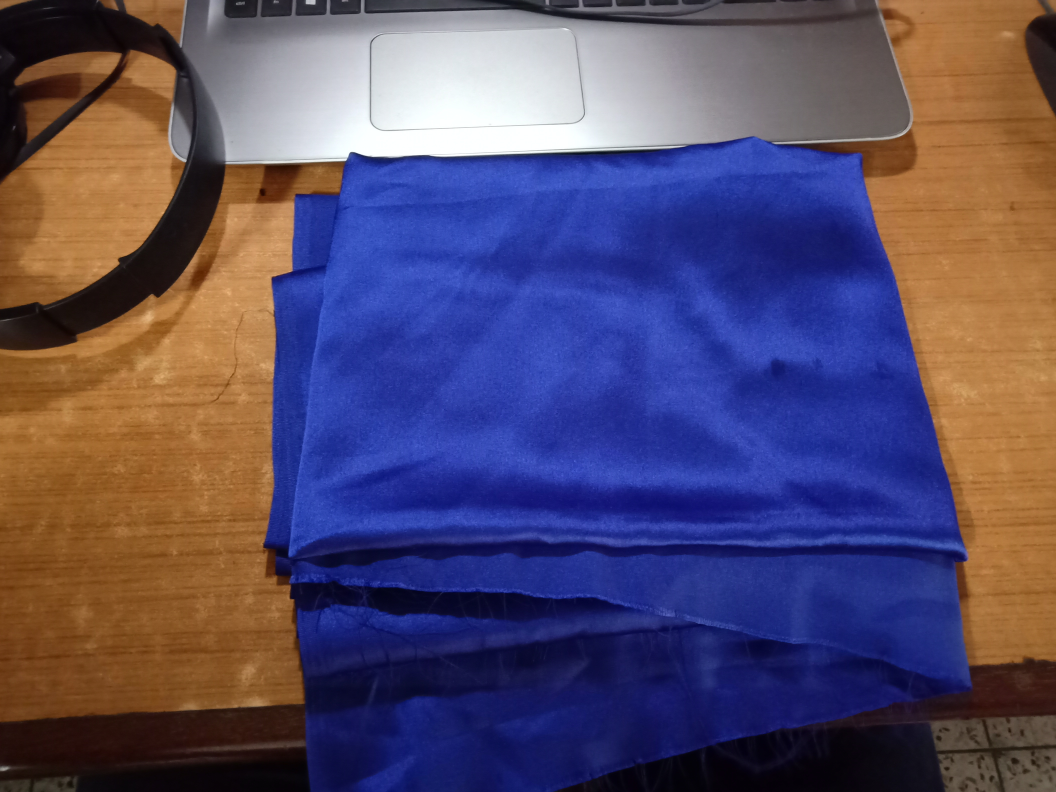
#> input picture Assets/Cloth.jpg, 4224 x 3168 px, given in place of the camera (shown at 1/4 size)
$ python ColorSegmentation.py
#> lines starting #> are read from the running program, lines starting #| are printed output that depends on the picture; after the words box and inside, x2 and y2 are one past the last pixel; in counts of white or black regions, pixels touching at a corner belong together
import numpy as np
import cv2

def detect_blue(frame, background):
    # Convert image to HSV
    hsv_image = cv2.cvtColor(frame, cv2.COLOR_RGB2HSV)

    # Create HSV color mask and segment the image based on Blue color
    sensitivity = 20
    H_Value = 20    # Change this value if you want to segment some other color
    light_blue = np.array([H_Value - sensitivity, 60, 60])
    dark_blue = np.array([H_Value + sensitivity, 255, 255])
    mask = cv2.inRange(hsv_image, light_blue, dark_blue)    # Creating a segmentaion mask for the blue color

    # Apply closing operation to fill out the unwanted gaps in the image. Bigger the kernel size, lesser the gaps
    kernel_size = 10
    kernel = np.ones((kernel_size, kernel_size), np.uint8)
    closing = cv2.morphologyEx(mask, cv2.MORPH_CLOSE, kernel)

    # Find the contour coordinates of the biggest area and create a mask of that area
    contours, _ = cv2.findContours(closing, cv2.RETR_EXTERNAL, cv2.CHAIN_APPROX_SIMPLE)
    cont_sorted = sorted(contours, key=cv2.contourArea, reverse=True)[:5]
    contour_mask = cv2.fillPoly(np.zeros((500, 500, 3), dtype=np.uint8), pts =[cont_sorted[0]], color=(255,255,255))

    # create the two masks with the background image and the main object mask such that we can superimpose them together
    object_mask = cv2.fillPoly(frame, pts =[cont_sorted[0]], color=(0,0,0))
    background_mask = np.bitwise_and(contour_mask, background)

    # Final image is created by doing a bitwise and of the two masks, which in turn removes the color in question
    # and replaces it with the background
    final_img = cv2.bitwise_or(object_mask, background_mask)

    return final_img


# Initiate video capture from source '0.
# Change the source value if you have more than one webcam and wish to use the secondary one
cap = cv2.VideoCapture(0)

# Read the background initially, resize it and then show it, wait for the user to press a key before continuing
ret, background = cap.read()
#> background is the input picture: shape (3168, 4224, 3); mean B, G, R 104, 75.9, 87.5
background = cv2.resize(background, (500, 500))
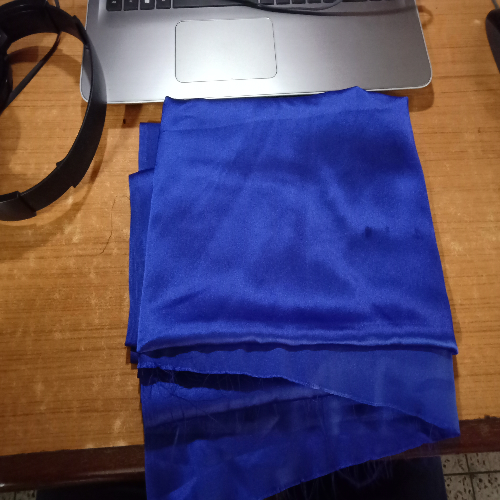
#> background: shape (500, 500, 3); mean B, G, R 103.8, 75.8, 87.4
cv2.imshow('Background', background)
cv2.waitKey(0)
cv2.destroyAllWindows()

# Save the video in MP4 format in the same directory as the code (Optional)
fourcc = cv2.VideoWriter_fourcc(*'MP4V')
out = cv2.VideoWriter('output.mp4', fourcc, 30.0, (500,500))

while(True):
    # Capture frame-by-frame, resize and then apply the invisibility algorithm
    ret, frame = cap.read()
    frame = cv2.resize(frame, (500, 500))
    image = detect_blue(frame, background)
#> in detect_blue, `hsv_image = cv2.cvtColor(frame, cv2.COLOR_RGB2HSV)`: hsv_image: shape (500, 500, 3); mean H, S, V 57.5, 157.7, 136.9
#> in detect_blue, `mask = cv2.inRange(hsv_image, light_blue, dark_blue)`:
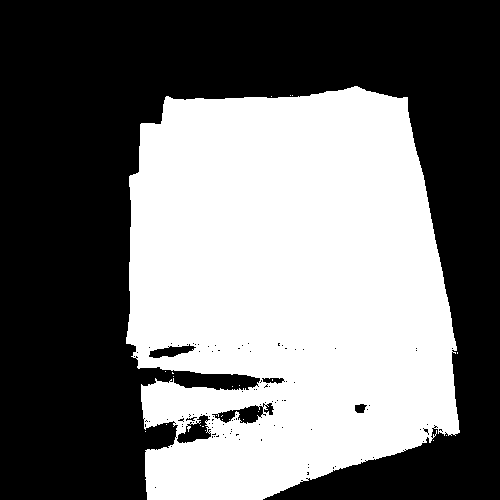
#> mask: shape (500, 500); 44.6% white; 24 white regions (23 under 20 px), largest, box (x1, y1, x2, y2) and area: (126, 86, 460, 500) 111367
#> in detect_blue, `closing = cv2.morphologyEx(mask, cv2.MORPH_CLOSE, kernel)`:
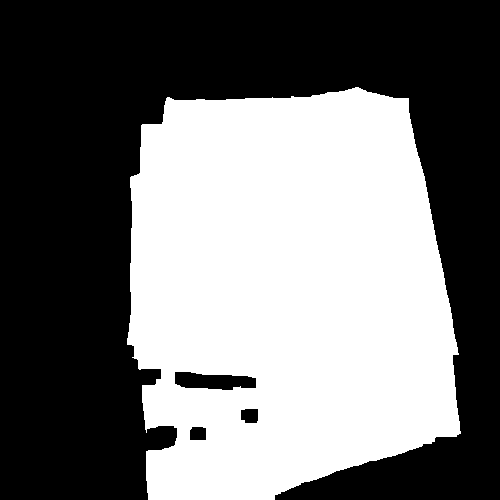
#> closing: shape (500, 500); 45.3% white; 1 white region
#> in detect_blue, `contours, _ = cv2.findContours(closing, cv2.RETR_EXTERNAL, cv2.CHAIN_A..`: contours = 1 contour; box (x1, y1, x2, y2) and area: (127, 87, 461, 500) 113940
#> in detect_blue, `cont_sorted = sorted(contours, key=cv2.contourArea, reverse=True)[:5]`: cont_sorted has the same summary as contours
#> in detect_blue, `contour_mask = cv2.fillPoly(np.zeros((500, 500, 3), dtype=np.uint8), p..`:
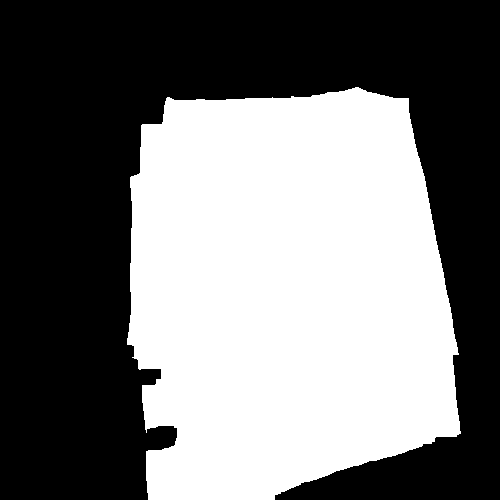
#> contour_mask: shape (500, 500, 3); 45.9% white; 1 white region, box (x1, y1, x2, y2) and area: (127, 87, 461, 500) 114661
#> in detect_blue, `object_mask = cv2.fillPoly(frame, pts =[cont_sorted[0]], color=(0,0,0))`:
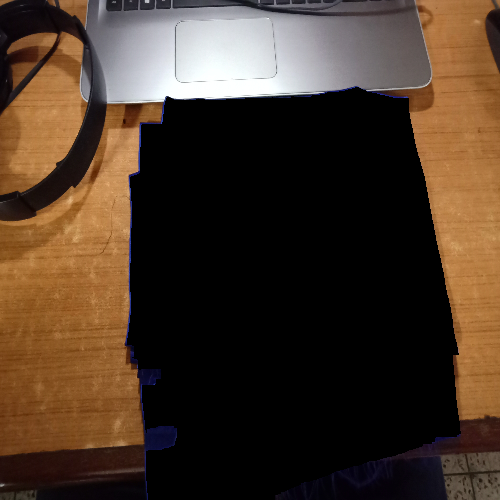
#> object_mask: shape (500, 500, 3); mean B, G, R 39.8, 54, 71.5
#> in detect_blue, `background_mask = np.bitwise_and(contour_mask, background)`:
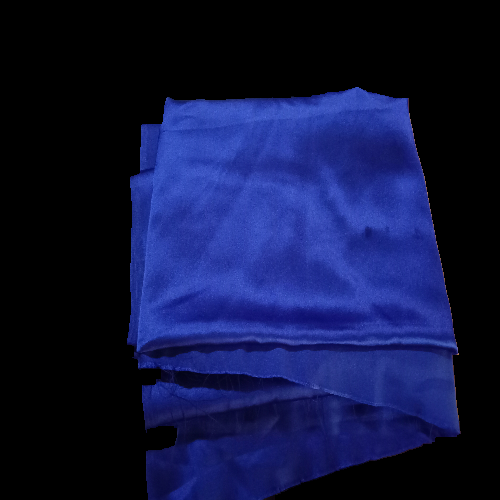
#> background_mask: shape (500, 500, 3); mean of channels 0, 1, 2 64, 21.8, 15.9; drawn as B, G, R

    # The processed frame is added to the video
    out.write(image)

    # Display the resulting video
    cv2.imshow('Image',image)
    if cv2.waitKey(1) & 0xFF == ord('q'):
#> (key q is pressed here)
        break

# When everything done, release the capture and destroy all assets
cap.release()
out.release()
cv2.destroyAllWindows()
